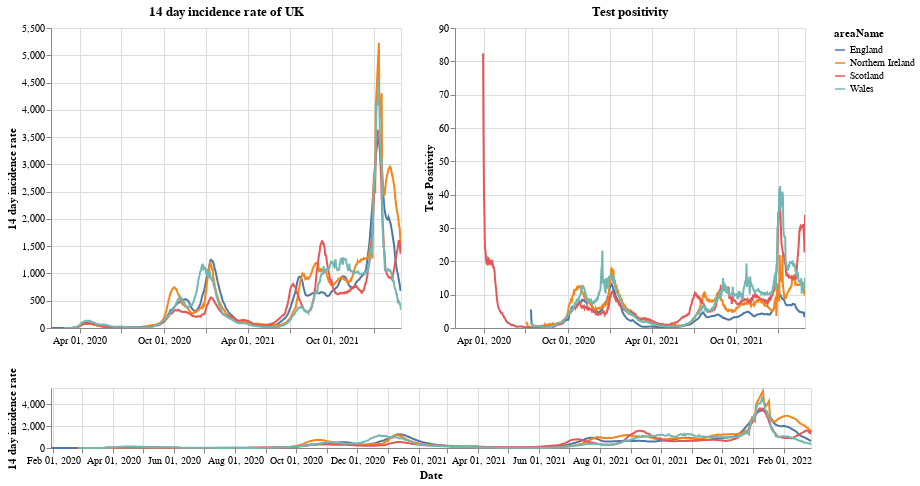

Notebook code for this chart:
### Markdown cell above
# Plots

First a plot with each country in the UK. The top right shows the positivity rate for (which is the percentage of registered tests which were positive) while the top left is the 14 day incidence rate. The bottom chart can be used to select the timeframe (does not work on a mobile device).

### Code cell
#collapse
brush = alt.selection(type='interval', name='DateBrush',encodings=['x'],fields=['Time'])
leg_selection = alt.selection_multi(fields=['areaName'], bind='legend')

base = alt.Chart(uk_cases).mark_line().encode(
    x=alt.X("yearmonthdate(date):T", axis=alt.Axis(title='Date')),
    y=alt.Y("twoWeeklyCasesRate:Q", axis=alt.Axis(title='14 day incidence rate')),
    tooltip=['areaName', 'date','twoWeeklyCasesRate', 'testPositivity'],
    color='areaName',
    opacity=alt.condition(leg_selection, alt.value(2), alt.value(0.1))
).add_selection(leg_selection).properties(width=350)

upper = base.encode(alt.X('yearmonthdate(date):T', axis=alt.Axis(title=''),
                         scale=alt.Scale(domain=brush))
                   ).properties(title=f'14 day incidence rate of UK')
upper_right = upper.encode(alt.Y('testPositivity:Q', axis=alt.Axis(title='Test Positivity'))).properties(title='Test positivity')
lower = base.properties(height=60, width = 760).add_selection(brush)

(upper | upper_right) & lower

### Figure 1 — Vega-Lite specification as saved in the notebook (floating-point values rounded to 4 significant figures; data arrays with more than 128 entries replaced by an {"elided": "..."} marker saying what was removed)
{"config": {"view": {"continuousWidth": 400, "continuousHeight": 300}}, "vconcat": [{"hconcat": [{"mark": "line", "encoding": {"color": {"type": "nominal", "field": "areaName"}, "opacity": {"condition": {"value": 2, "selection": "selector001"}, "value": 0.1}, "tooltip": [{"type": "nominal", "field": "areaName"}, {"type": "temporal", "field": "date"}, {"type": "quantitative", "field": "twoWeeklyCasesRate"}, {"type": "quantitative", "field": "testPositivity"}], "x": {"type": "temporal", "axis": {"title": ""}, "field": "date", "scale": {"domain": {"selection": "DateBrush"}}, "timeUnit": "yearmonthdate"}, "y": {"type": "quantitative", "axis": {"title": "14 day incidence rate"}, "field": "twoWeeklyCasesRate"}}, "selection": {"selector001": {"type": "multi", "fields": ["areaName"], "bind": "legend"}}, "title": "14 day incidence rate of UK", "width": 350}, {"mark": "line", "encoding": {"color": {"type": "nominal", "field": "areaName"}, "opacity": {"condition": {"value": 2, "selection": "selector001"}, "value": 0.1}, "tooltip": [{"type": "nominal", "field": "areaName"}, {"type": "temporal", "field": "date"}, {"type": "quantitative", "field": "twoWeeklyCasesRate"}, {"type": "quantitative", "field": "testPositivity"}], "x": {"type": "temporal", "axis": {"title": ""}, "field": "date", "scale": {"domain": {"selection": "DateBrush"}}, "timeUnit": "yearmonthdate"}, "y": {"type": "quantitative", "axis": {"title": "Test Positivity"}, "field": "testPositivity"}}, "selection": {"selector001": {"type": "multi", "fields": ["areaName"], "bind": "legend"}}, "title": "Test positivity", "width": 350}]}, {"mark": "line", "encoding": {"color": {"type": "nominal", "field": "areaName"}, "opacity": {"condition": {"value": 2, "selection": "selector001"}, "value": 0.1}, "tooltip": [{"type": "nominal", "field": "areaName"}, {"type": "temporal", "field": "date"}, {"type": "quantitative", "field": "twoWeeklyCasesRate"}, {"type": "quantitative", "field": "testPositivity"}], "x": {"type": "temporal", "axis": {"title": "Date"}, "field": "date", "timeUnit": "yearmonthdate"}, "y": {"type": "quantitative", "axis": {"title": "14 day incidence rate"}, "field": "twoWeeklyCasesRate"}}, "height": 60, "selection": {"selector001": {"type": "multi", "fields": ["areaName"], "bind": "legend"}, "DateBrush": {"type": "interval", "encodings": ["x"], "fields": ["Time"]}}, "width": 760}], "data": {"name": "data-bf05d3574214184be7e277093982914b"}, "$schema": "https://vega.github.io/schema/vega-lite/v4.8.1.json", "datasets": {"data-bf05d3574214184be7e277093982914b": {"elided": "2960 records"}}}
